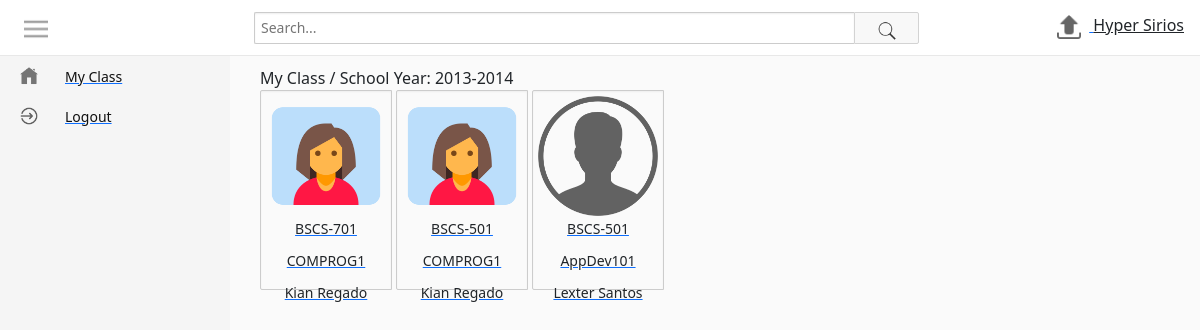
The page /dashboard_student.php (signed in) on the database its author committed.
### tables this page shows
CREATE TABLE `student` (
  `student_id` int(11) NOT NULL,
  `firstname` varchar(50) NOT NULL,
  `lastname` varchar(50) NOT NULL,
  `username` varchar(50) NOT NULL,
  `profilePic` varchar(50) NOT NULL,
  `password` varchar(50) NOT NULL,
  `status` varchar(15) NOT NULL,
  `dateCreation` datetime NOT NULL DEFAULT current_timestamp(),
  `course_id` int(11) NOT NULL
);

CREATE TABLE `teacher_course_student` (
  `teacher_course_student_id` int(11) NOT NULL,
  `teacher_course_id` int(11) NOT NULL,
  `student_id` int(11) NOT NULL,
  `teacher_id` int(11) NOT NULL,
  `deleted` varchar(3) NOT NULL
);

CREATE TABLE `teacher_course` (
  `teacher_course_id` int(11) NOT NULL,
  `course_id` int(11) NOT NULL,
  `teacher_id` int(11) NOT NULL,
  `subject_id` int(11) NOT NULL,
  `thumbnail` varchar(150) NOT NULL,
  `school_year` varchar(10) NOT NULL,
  `school_year_id` int(11) NOT NULL
);

CREATE TABLE `course` (
  `course_id` int(11) NOT NULL,
  `course_name` varchar(100) NOT NULL,
  `creationDate` datetime DEFAULT current_timestamp()
);

CREATE TABLE `subject` (
  `subject_id` int(11) NOT NULL,
  `subject_code` varchar(100) NOT NULL,
  `subject_title` varchar(100) NOT NULL,
  `category` varchar(100) NOT NULL,
  `description` text NOT NULL,
  `unit` int(11) NOT NULL,
  `semester` varchar(100) NOT NULL
);

CREATE TABLE `teacher` (
  `teacher_id` int(11) NOT NULL,
  `username` varchar(50) NOT NULL,
  `password` varchar(150) NOT NULL,
  `firstname` varchar(50) NOT NULL,
  `lastname` varchar(50) NOT NULL,
  `department_id` int(11) NOT NULL,
  `profilePic` varchar(250) NOT NULL,
  `teacher_status` varchar(10) NOT NULL,
  `teacher_stat` varchar(10) NOT NULL,
  `dateCreation` datetime DEFAULT NULL
);

### includes/classes/Student.php (called while the page is built, shortened)
<?php
    class Student{
    private $con, $userLoggedIn, $sqlData;
    public function __construct($con, $userLoggedIn)
    {
        $this->con = $con;
        $query = $this->con->prepare("SELECT * FROM student
            WHERE username=:username");
            $query->bindValue(":username", $userLoggedIn);
            $query->execute();
        $this->sqlData = $query->fetch(PDO::FETCH_ASSOC);
    }
    public function GetName() {
        return isset($this->sqlData["firstname"]) ? $this->sqlData["firstname"] . " " . $this->sqlData["lastname"] : "";
    }
    public function GetId() : int {
        return isset($this->sqlData['student_id']) ? $this->sqlData["student_id"] : 0;
    }
}
?>

### includes/classes/User.php (called while the page is built, shortened)
<?php
class User{
    public static function IsStudentAuthenticated(){
        return isset($_SESSION['studentUserLoggedIn']);
    }
}
?>

### includes/classes/TeacherCourse.php (called while the page is built, shortened)
<?php
    class TeacherCourse{
    private $con, $userLoggedIn, $sqlData;
    public function __construct($con, $input, $userLoggedIn)
    {
        $this->con = $con;
        if(!is_array($input)) {
            $query = $this->con->prepare("SELECT * FROM teacher_course
                WHERE teacher_course_id = :teacher_course_id
                -- AND teacher_id=:teacher_id
                ");
            $query->bindValue(":teacher_course_id", $input);
            $query->execute();
            $this->sqlData = $query->fetch(PDO::FETCH_ASSOC);
        }
        else {
            $this->sqlData = $input;
        }
    }
    public function GetCourseId() : int {
        return isset($this->sqlData['course_id']) ? $this->sqlData["course_id"] : 0;
    }
    public function GetCourseSubjectId() : int {
        return isset($this->sqlData['subject_id']) ? $this->sqlData["subject_id"] : 0;
    }
    public function GetCourseName()  {
        $courseId = $this->GetCourseId();
        $query = $this->con->prepare("SELECT course_name FROM course
            WHERE course_id=:courseId");
        $query->bindValue(":courseId", $courseId);
        $query->execute();
        return $query->fetchColumn();
    }
    public function GetCourseSubjectCode()  {
        $subjectId = $this->GetCourseSubjectId();
        $query = $this->con->prepare("SELECT subject_code FROM subject
            WHERE subject_id=:subjectId");
        $query->bindValue(":subjectId", $subjectId);
        $query->execute();
        return $query->fetchColumn();
    }
}
?>

### includes/classes/DashboardStudentItem.php (the view, shortened to what this page needs)
<?php
    class DashboardStudentItem{
    private $con, $sqlData, $teacherCourse;
    public function __construct($con, $input, $teacherCourse)
    {
        $this->con = $con;
        $this->teacherCourse = $teacherCourse;
        if(!is_array($input)) {
            $query = $this->con->prepare("SELECT * FROM teacher_course_student
                WHERE teacher_course_student_id = :teacher_course_student_id");
            $query->bindParam(":teacher_course_student_id", $input);
            $query->execute();
            $this->sqlData = $query->fetch(PDO::FETCH_ASSOC);
        }
        else {
            $this->sqlData = $input;
        }
    }
    private function GetTeacherId(){
        return $this->sqlData['teacher_id'];
    }
    private function GetTeacherCourseId(){
        return $this->sqlData['teacher_course_id'];
    }
    private function GetThumbNail(){
        $teacherCourseId = $this->GetTeacherId();
        $query = $this->con->prepare("SELECT thumbnail FROM teacher_course
                WHERE teacher_id = :teacher_id");
        $query->bindParam(":teacher_id", $teacherCourseId);
        $query->execute();
        return $query->fetchColumn();
    }
    private function GetTeacherFirstName(){
        $teacherId = $this->GetTeacherId();
        $query = $this->con->prepare("SELECT firstname FROM teacher
                WHERE teacher_id = :teacher_id");
        $query->bindParam(":teacher_id", $teacherId);
        $query->execute();
        return $query->fetchColumn();
    }
    private function GetTeacherLastName(){
        $teacherId = $this->GetTeacherId();
        $query = $this->con->prepare("SELECT lastname FROM teacher
                WHERE teacher_id = :teacher_id");
        $query->bindParam(":teacher_id", $teacherId);
        $query->execute();
        return $query->fetchColumn();
    }
    private function GetTeacherFullName(){
        $teacherFName = $this->GetTeacherFirstName();
        $teacherLName = $this->GetTeacherLastName();
        return $teacherFName." ". $teacherLName;
    }
    public function create(){
        $thumbnail = $this->generateThumbnail();
        $teacherCourseId = $this->GetTeacherCourseId();
        $details = $this->generateDetails();
        $link = "my_classmates.php?teacher_course_id=$teacherCourseId";
        return "
            <a href='$link'>
                <div class='videoGridItem'>
                    $thumbnail
                    $details
                </div>
            </a>
        ";
    }
    private function generateThumbnail(){
        $getThumbNail = $this->GetThumbNail();
        return "
            <div class='thumbnail'>
                <img src='$getThumbNail' >
            </div>
        ";
    }
    private function generateDetails(){
        $courseName = $this->teacherCourse->GetCourseName();
        $subjectCode = $this->teacherCourse->GetCourseSubjectCode();
        $teacherName = $this->GetTeacherFullName();
        return "
            <div class='details'>
                <p>$courseName</p>
                <p>$subjectCode</p>
                <p>$teacherName</p>
            </div>
        ";
    }
}
?>

### includes/studentHeader.php (shortened to what this page needs)
<?php
    require_once('includes/config.php');
    require_once('includes/classes/User.php');
    require_once('includes/classes/StudentNavigationMenu.php');
    require_once('admin/classes/ButtonProvider.php');
    require_once('includes/classes/Student.php');
    $studentLoggedIn = isset($_SESSION["studentUserLoggedIn"])
        ? $_SESSION["studentUserLoggedIn"] : "";
    $studentUserLoggedInObj = new Student($con, $studentLoggedIn);
?>
<!DOCTYPE html>
<html lang="en">
<head>
    <link rel="stylesheet" href="https://cdnjs.cloudflare.com/ajax/libs/font-awesome/6.2.1/css/all.min.css">
    <link href="https://cdn.jsdelivr.net/npm/bootstrap@5.0.2/dist/css/bootstrap.min.css" rel="stylesheet">
    <link rel="stylesheet" href="assets/css/style.css">
    <link href="https://cdn.jsdelivr.net/npm/summernote@0.8.18/dist/summernote.min.css" rel="stylesheet">
    <link rel="stylesheet" href="assets/css/TimeCircles.css">
    <link rel="stylesheet" href="assets/css/bootstrap-datetimepicker.css">
</head>
<body>
    <div id="pageContainer">
        <div id="mastHeadContainer">
            <button class="navShowHide">
                <img src="assets/images/icons/menu.png">
            </button>
            <div class="searchBarContainer">
                <form action="search.php" method="GET">
                    <input type="text" class="searchBar"
                        name="term" placeholder="Search...">
                    <button class="searchButton">
                        <img src="assets/images/icons/search.png">
                    </button>
                </form>
            </div>
            <div class="rightIcons">
                <a href="upload.php">
                    <img class="upload" src="assets/images/icons/upload.png">
                </a>
                <?php
                    echo ButtonProvider::studentProfileNav($con, $studentLoggedIn);
                ?>
            </div>
        </div>
        <div id="sideNavContainer" style="display: block;">
            <?php
                $nav = new StudentNavigationMenu($con, $studentUserLoggedInObj);
                echo $nav->create();
            ?>
        </div>
        <div id="mainSectionContainer">
            <div id="mainContentContainer">

### admin/classes/ButtonProvider.php (shortened to what this page needs)
<?php
    class ButtonProvider{
        public static function studentProfileNav($con, $studentLoggedIn){
            $user = new Student($con, $studentLoggedIn);
            $link = "studentr_profile.php";
            $studentName = $user->GetName();
            if(User::IsStudentAuthenticated()){
                    return "
                    <a style='color: #212529;font-weight: 500;' href='$link'>
                        $studentName
                    </a>";
            }else{
                return "
                    <a href='studentLogin.php'>
                        <span class='signInLink'>SIGN IN</span>
                    </a>
                ";
            }
        }
    }
    ?>

### includes/classes/StudentNavigationMenu.php (shortened to what this page needs)
<?php
    class StudentNavigationMenu{
        public function create(){
            $result = $this->createNavigation("dashboard_student.php",
                "assets/images/icons/home.png", "My Class");
            if(User::IsStudentAuthenticated()){
                    $result .= $this->createNavigation("logout.php",
                "assets/images/icons/logout.png", "Logout");
            }
            return "
                <div class='navigationItems'>
                    $result
                </div>
            ";
        }
        public function createNavigation($link, $profile, $text){
            return "
                <div class='navigationItem'>
                    <a href='$link'>
                        <img src='$profile'>
                        <span>$text</span>
                    </a>
                </div>
            ";
        }
    }
?>

### dashboard_student.php
<?php
    require_once('includes/studentHeader.php');
    require_once('includes/classes/DashboardStudent.php');
    require_once('includes/classes/TeacherCourse.php');
    require_once('includes/classes/DashboardStudentItem.php');
    $dash_student = new DashboardStudent($con, $studentUserLoggedInObj);
?>
<div style="flex-direction: column;" class="dashboard_section">
    <?php
        echo $dash_student->create();
    ?>
</div>

### includes/classes/DashboardStudent.php (shortened to what this page needs)
<?php
    class DashboardStudent{
    private $con, $studentLoggedInObj;
    public function __construct($con, $studentLoggedInObj)
    {
        $this->con = $con;
        $this->studentLoggedInObj = $studentLoggedInObj;
    }
    public function create(){
        $generateGridItems = $this->GenerateGridItems();
        if($generateGridItems != ""){
            return "
                <div class='videoGridHeader'>
                    <div class='left'>
                        My Class / School Year: 2013-2014
                    </div>
                </div>
                <div class='videoGrid'>
                    $generateGridItems
                </div>
            ";
        }
    }
    private function GenerateGridItems(){
        $student_id = $this->studentLoggedInObj->GetId();
        $query = $this->con->prepare("SELECT * FROM teacher_course_student
            WHERE student_id=:student_id
            ORDER BY teacher_course_student_id DESC");
        $query->bindValue(":student_id", $student_id);
        $query->execute();
        $outputHtml = "";
        if($query->rowCount() > 0){
            while($row = $query->fetch(PDO::FETCH_ASSOC)){
            $teacherCourse = new TeacherCourse($this->con,
                $row['teacher_course_id'], $row['teacher_id']);
            $item = new DashboardStudentItem($this->con, $row, $teacherCourse);
            $outputHtml .= $item->create();
        }
            return $outputHtml;
        }else{
            return "";
        }
    }
}
?>

### assets/css/style.css (style rules this page uses)
html, body { height: 100%; padding: 0; margin: 0; }
#pageContainer { width: 100%; height: 100%; background-color: #fafafa; }
#mastHeadContainer { width: 100%; height: 56px; position: fixed; top: 0; left: 0; padding: 7px 16px; box-sizing: border-box; border-bottom: 1px solid #e8e8e8; background-color: #fff; z-index: 1; display: flex; align-items: center; }
#mastHeadContainer button { cursor: pointer; width: 40px; height: 40px; padding: 8px; box-sizing: border-box; border: none; background-color: transparent; }
#mastHeadContainer button img { width: 100%; height: 100%; }
#mastHeadContainer .searchBarContainer { margin: 0 40px; flex: 1; display: flex; }
#mastHeadContainer .searchBarContainer form { flex: 1; display: flex; }
#mastHeadContainer .searchBarContainer .searchBar { flex: 1; max-width: 600px; color: #111; padding: 2px 6px; font-size: 14px; font-weight: 100; border: 1px solid #ccc; border-top-left-radius: 2px; border-bottom-left-radius: 2px; border-right: none; height: 32px; box-shadow: #eee 0px 1px 2px 0px inset; }
#mastHeadContainer .searchBarContainer .searchButton { height: 32px; background-color: #f8f8f8; border: 1px solid #d3d3d3; border-bottom-right-radius: 2px; border-top-right-radius: 2px; cursor: pointer; width: 65px; }
#mastHeadContainer .searchBarContainer .searchButton img { width: 20px; height: 20px; margin-bottom: 15px; }
#mastHeadContainer .rightIcons { height: 100%; }
#mastHeadContainer .rightIcons img { cursor: pointer; width: 40px; height: 40px; padding: 8px; box-sizing: border-box; border: none; background-color: transparent; }
#sideNavContainer { width: 230px; background-color: #f5f5f5; display: flex; flex-direction: column; position: fixed; top: 0; bottom: 0; padding-top: 56px; }
#mainSectionContainer { padding-top: 56px; display: flex; padding-left: 230px; }
#mainContentContainer { display: flex; flex: 1; padding: 10px 30px; }
#sideNavContainer .navigationItems { overflow-y: auto; }
#sideNavContainer .navigationItem { height: 40px; display: flex; }
#sideNavContainer .navigationItem img { height: 18px; margin-right: 27px; }
#sideNavContainer .navigationItem span { flex: 1; color: #111; font-size: 14px; }
#sideNavContainer .navigationItem a { display: flex; flex: 1; align-items: center; justify-content: center; margin-left: 20px; }
.videoGrid { display: flex; flex-wrap: wrap; }
.videoGrid .videoGridItem { height: 200px; margin-right: 4px; margin-bottom: 24px; border: 1px solid #ccc; border-top-left-radius: 2px; border-bottom-left-radius: 2px; box-shadow: #eee 0px 1px 2px 0px inset; }
.videoGridItem .thumbnail { height: 130px; }
.videoGridItem .thumbnail img { width: 100%; height: 100%; }
.videoGridItem .details { position: relative; cursor: pointer; display: flex; flex-direction: column; align-items: center; justify-content: center; }
.videoGridItem .details p { font-size: 14px; font-weight: 500; line-height: 16px; color: #212529; }
.dashboard_section { display: flex; flex: 1; }
.my_section .myStudentHeader, .dashboard_section .videoGridHeader, .my_classmates .videoGridHeader { display: flex; }

### rows shown on the page
student: studentName "Hyper Sirios"
teacher_course_student: teacher_course.thumbnail (placeholder picture), teacher_course.course_name "BSCS-701", teacher_course.subject_code "COMPROG1", teacher.lastname "Kian Regado"
teacher_course_student: teacher_course.thumbnail (placeholder picture), teacher_course.course_name "BSCS-501", teacher_course.subject_code "COMPROG1", teacher.lastname "Kian Regado"
teacher_course_student: teacher_course.thumbnail (placeholder picture), teacher_course.course_name "BSCS-501", teacher_course.subject_code "AppDev101", teacher.lastname "Lexter Santos"

### other values the page prints
$text "My Class Logout"
